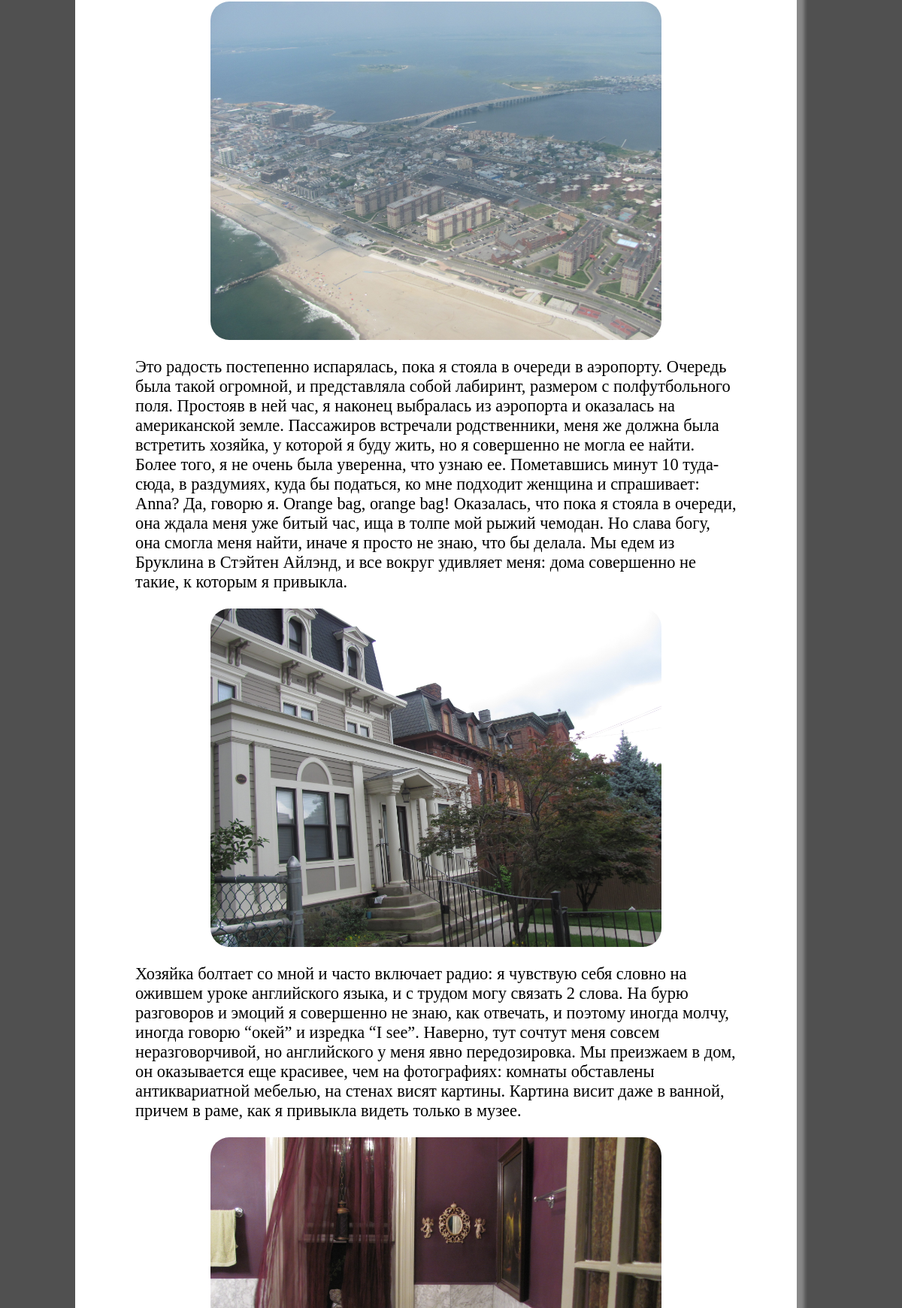
The page /blog/view/first_day (middle part) on the database as committed earlier.
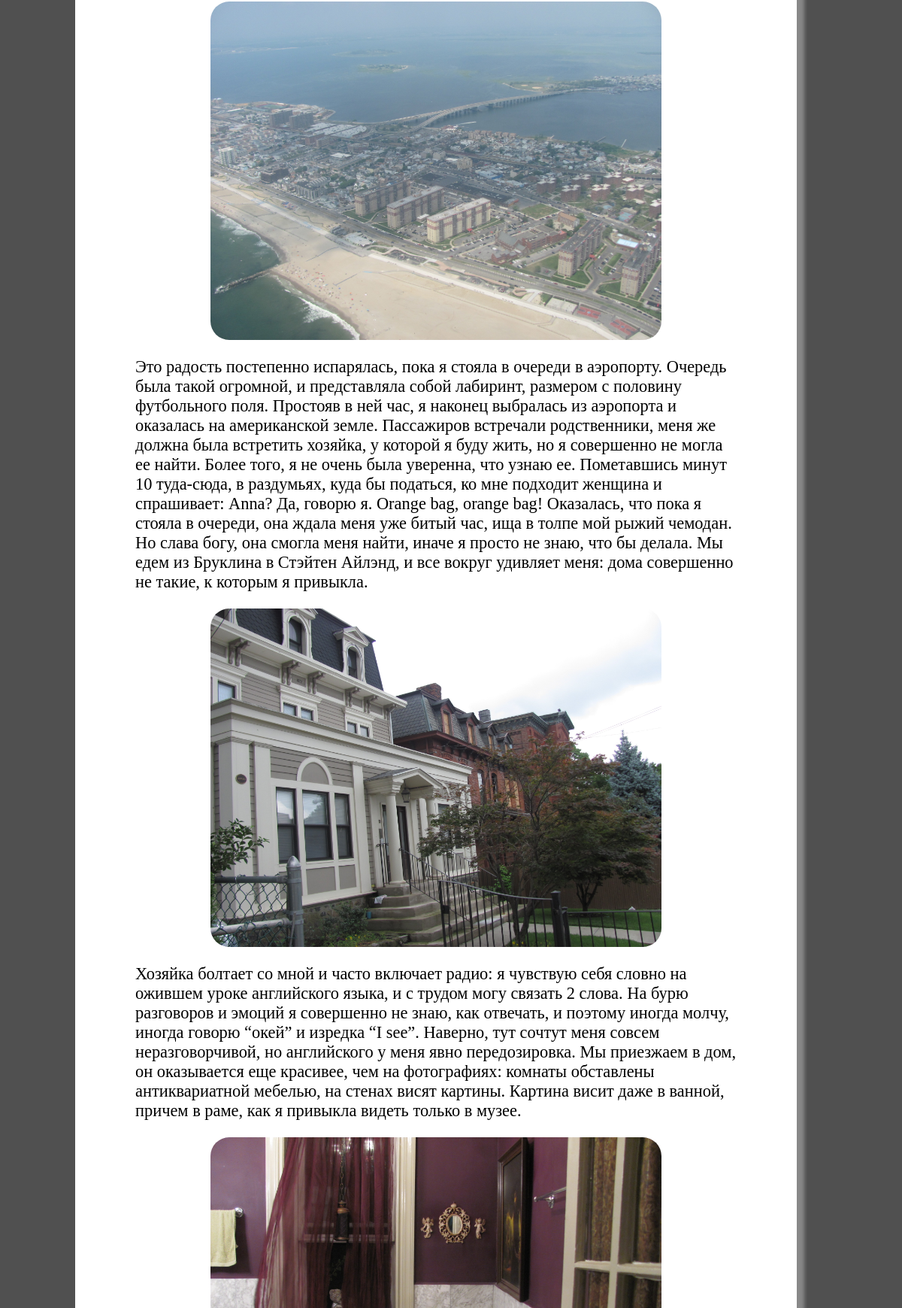
The same page on the database as committed later.
### blog/models.py (models this page shows)
class ImageBlock(models.Model):
    alt = models.CharField(max_length=200)
    post = models.ForeignKey(Post)
    image = models.ImageField(upload_to=post_path)

class TextBlock(models.Model):
    text = models.TextField()
    post = models.ForeignKey(Post)

### blog/views.py (the view)
def view_post(request, slug):
    citates = list(Citate.objects.all())
    shuffle(citates)
    return render_to_response('view_post.html', {'post': get_object_or_404(Post, slug=slug), 'citates': citates})

### blog/templatetags/blog_extras.py (called while the page is built)
@register.filter(name='zip')
def zip_lists(a, b):
    return zip(a, b)

### blog/templates/view_post.html (shortened to what this page needs)
{% extends 'base.html' %}
{% block content %}
    {% load blog_extras %}
    {% load static %}
    <div class="layout-positioner bordered">
        <div class="article-column">
            {% for image,text in post.imageblock_set.all|zip:post.textblock_set.all %}
                {% if forloop.first %}
                    <img class="post-img" src="{{ image.image.url }}" alt="{{ image.alt }}">
                    <h1>{{ post.title }}</h1>
                    <p>{{ text.text|safe }}</p>
                {% else %}
                    <img class="post-img" src="{{ image.image.url }}" alt="{{ image.alt }}">
                    <p>{{ text.text|safe }}</p>
                {% endif %}
            {% endfor %}
        </div>
    </div>
{% endblock %}

### templates/base.html (shortened to what this page needs)
<!DOCTYPE html>
<html lang="en">
<head>
    {% load staticfiles %}
    <link rel="stylesheet" type="text/css" href="{% static 'blog/style_base.css' %}"/>
</head>
<body>
{% block content %}
{% endblock %}
</body>
</html>

### blog/static/blog/style_base.css (style rules this page uses)
body { box-sizing: border-box; background: #505050; padding: 0px; }
.layout-positioner { width: 1000px; margin: 0 auto; }
.layout-positioner:after { content: ''; clear: both; display: table; }

### blog/templates/view_post.html (style rules this page uses)
.article-column { background: white; min-height: 500px; border-radius: 25px; display: inline-block; float: left; width: 800px; padding: 20px; padding-right: 80px; padding-left: 80px; box-shadow: 10px 10px 5px #888888; margin-bottom: 30px; font-size: 1.4em; }
.article-column img { display: block; margin-left: auto; margin-right: auto; margin-bottom: 20px; margin-top: 20px; }
.post-img { max-width: 600px; border-radius: 25px; }

Rows that differ between the two databases and show on the page:
changed through a linked row, ImageBlock: text "…собой лабиринт, размером с полфутбольного поля. Простояв в ней час, я наконец выбралась из аэропорта и оказалась на американской земле. Пассажиров встречали родственники, меня же должна была встретить хозяйка, у которой я буду жить, но я совершенно не могла ее найти. Более того, я не очень была уверенна, что узнаю ее. Пометавшись минут 10 туда-сюда, в раздумиях, куда бы податься, ко…" → "…собой лабиринт, размером с половину футбольного поля. Простояв в ней час, я наконец выбралась из аэропорта и оказалась на американской земле. Пассажиров встречали родственники, меня же должна была встретить хозяйка, у которой я буду жить, но я совершенно не могла ее найти. Более того, я не очень была уверенна, что узнаю ее. Пометавшись минут 10 туда-сюда, в раздумьях, куда бы податься, ко…"
changed through a linked row, ImageBlock: text "…меня явно передозировка. Мы преизжаем в дом, он оказывается…" → "…меня явно передозировка. Мы приезжаем в дом, он оказывается…"
